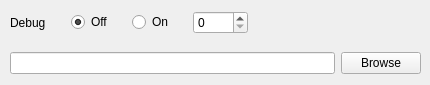
   <widget class="QWidget" name="debugTabForm">
    <property name="toolTip">
     <string>&lt;html&gt;&lt;head/&gt;&lt;body&gt;&lt;p&gt;Debug parameters (on/off, level, error file)&lt;/p&gt;&lt;/body&gt;&lt;/html&gt;</string>
    </property>
    <attribute name="title">
     <string>Debug</string>
    </attribute>
    <attribute name="toolTip">
     <string>&lt;html&gt;&lt;head/&gt;&lt;body&gt;&lt;p&gt;Debug parameters (on/off, level, error file)&lt;/p&gt;&lt;/body&gt;&lt;/html&gt;</string>
    </attribute>
    <widget class="QWidget" name="layoutWidget">
     <property name="geometry">
      <rect>
       <x>10</x>
       <y>10</y>
       <width>238</width>
       <height>25</height>
      </rect>
     </property>
     <layout class="QHBoxLayout" name="horizontalLayout_28">
      <item>
       <widget class="QLabel" name="mf_map_debug_label">
        <property name="text">
         <string>Debug</string>
        </property>
       </widget>
      </item>
      <item>
       <widget class="QRadioButton" name="mf_map_debug_off">
        <property name="text">
         <string>Off</string>
        </property>
        <property name="checked">
         <bool>true</bool>
        </property>
       </widget>
      </item>
      <item>
       <widget class="QRadioButton" name="mf_map_debug_on">
        <property name="text">
         <string>On</string>
        </property>
       </widget>
      </item>
      <item>
       <widget class="QSpinBox" name="mf_map_debug">
        <property name="maximum">
         <number>5</number>
        </property>
       </widget>
      </item>
     </layout>
    </widget>
    <widget class="QWidget" name="layoutWidget">
     <property name="geometry">
      <rect>
       <x>10</x>
       <y>50</y>
       <width>411</width>
       <height>26</height>
      </rect>
     </property>
     <layout class="QHBoxLayout" name="horizontalLayout_29">
      <item>
       <widget class="QLineEdit" name="mf_map_config_errorFile"/>
      </item>
      <item>
       <widget class="QPushButton" name="mf_map_config_errorFile_browse">
        <property name="text">
         <string>Browse</string>
        </property>
       </widget>
      </item>
     </layout>
    </widget>
   </widget>
